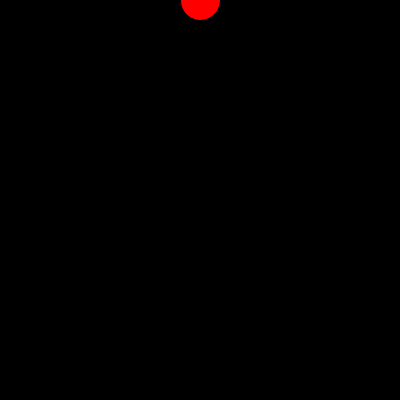
Frame 1 (no input)
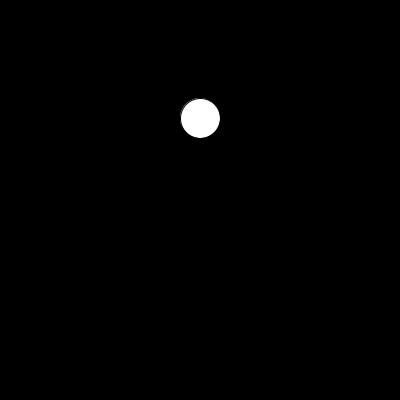
Frame 60 (the mouse pressed at the canvas centre just before this capture)
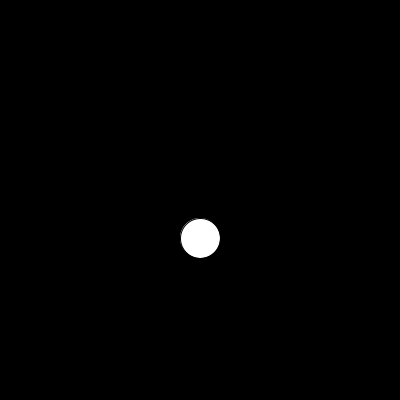
Frame 120 (the mouse held since frame 60 and released just before this capture)

The Processing sketch that drew these frames (run headless with seeded random() and noise(); from frame 60 on, the mouse is pressed at the canvas centre):

// Processing sketch: problem04
// ── problem04.pde
int yPos;
int deltaY = 2;

void setup() {
  size(400, 400);
  yPos = 0;
}

void draw() {
  background(0, 0, 0);
  
  if ( (yPos <= 10) || (yPos >= height - 10) ) {
    fill(255, 0, 0);
  } else {
    fill(255, 255, 255);
  }
  
  ellipse(width/2, yPos, 40, 40);
  
  yPos = yPos + deltaY;
  
  if ( (yPos <= 0) || (yPos >= height) ) {
    deltaY = -1 * deltaY; 
  }
  
}
